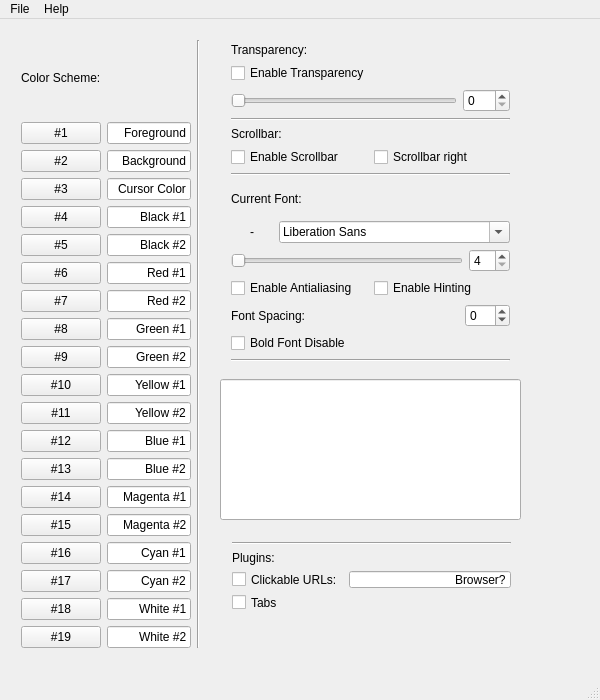
<?xml version="1.0" encoding="UTF-8"?>
<ui version="4.0">
 <class>URXVTConfig</class>
 <widget class="QMainWindow" name="URXVTConfig">
  <property name="geometry">
   <rect>
    <x>0</x>
    <y>0</y>
    <width>600</width>
    <height>700</height>
   </rect>
  </property>
  <property name="minimumSize">
   <size>
    <width>600</width>
    <height>700</height>
   </size>
  </property>
  <property name="maximumSize">
   <size>
    <width>600</width>
    <height>700</height>
   </size>
  </property>
  <property name="baseSize">
   <size>
    <width>600</width>
    <height>700</height>
   </size>
  </property>
  <property name="windowTitle">
   <string>URXVTConfig</string>
  </property>
  <widget class="QWidget" name="centralWidget">
   <widget class="QLineEdit" name="lineEditPreviewBackground">
    <property name="enabled">
     <bool>true</bool>
    </property>
    <property name="geometry">
     <rect>
      <x>220</x>
      <y>360</y>
      <width>301</width>
      <height>141</height>
     </rect>
    </property>
    <property name="readOnly">
     <bool>true</bool>
    </property>
   </widget>
   <widget class="QWidget" name="layoutWidget">
    <property name="geometry">
     <rect>
      <x>231</x>
      <y>371</y>
      <width>269</width>
      <height>18</height>
     </rect>
    </property>
    <layout class="QHBoxLayout" name="horizontalLayout_20">
     <item>
      <widget class="QLabel" name="labelPreviewRow1">
       <property name="text">
        <string>1.</string>
       </property>
      </widget>
     </item>
     <item>
      <widget class="QLabel" name="labelPreviewInclude">
       <property name="text">
        <string>#include</string>
       </property>
      </widget>
     </item>
     <item>
      <widget class="QLabel" name="labelPreviewHpp">
       <property name="text">
        <string>&quot;myHeader.hpp&quot;</string>
       </property>
      </widget>
     </item>
    </layout>
   </widget>
   <widget class="QWidget" name="layoutWidget">
    <property name="geometry">
     <rect>
      <x>231</x>
      <y>392</y>
      <width>269</width>
      <height>18</height>
     </rect>
    </property>
    <layout class="QHBoxLayout" name="horizontalLayout_21">
     <item>
      <widget class="QLabel" name="labelPreviewRow2">
       <property name="text">
        <string>2.</string>
       </property>
      </widget>
     </item>
     <item>
      <widget class="QLabel" name="labelPreviewUsing">
       <property name="text">
        <string>using</string>
       </property>
      </widget>
     </item>
     <item>
      <widget class="QLabel" name="labelPreviewNamespace">
       <property name="text">
        <string>namespace</string>
       </property>
      </widget>
     </item>
     <item>
      <widget class="QLabel" name="labelPreviewStd">
       <property name="text">
        <string>std;</string>
       </property>
      </widget>
     </item>
    </layout>
   </widget>
   <widget class="QWidget" name="layoutWidget">
    <property name="geometry">
     <rect>
      <x>231</x>
      <y>413</y>
      <width>269</width>
      <height>22</height>
     </rect>
    </property>
    <layout class="QHBoxLayout" name="horizontalLayout_22">
     <item>
      <widget class="QLabel" name="labelPreviewRow3">
       <property name="text">
        <string>3.</string>
       </property>
      </widget>
     </item>
     <item>
      <spacer name="horizontalSpacer">
       <property name="orientation">
        <enum>Qt::Horizontal</enum>
       </property>
       <property name="sizeHint" stdset="0">
        <size>
         <width>40</width>
         <height>20</height>
        </size>
       </property>
      </spacer>
     </item>
     <item>
      <widget class="QLabel" name="labelPreviewInt">
       <property name="text">
        <string>int</string>
       </property>
      </widget>
     </item>
     <item>
      <widget class="QLabel" name="labelPreviewMain">
       <property name="text">
        <string>main() {</string>
       </property>
      </widget>
     </item>
    </layout>
   </widget>
   <widget class="QWidget" name="layoutWidget">
    <property name="geometry">
     <rect>
      <x>231</x>
      <y>434</y>
      <width>281</width>
      <height>18</height>
     </rect>
    </property>
    <layout class="QHBoxLayout" name="horizontalLayout_23">
     <item>
      <widget class="QLabel" name="labelPreviewRow4">
       <property name="text">
        <string>4.</string>
       </property>
      </widget>
     </item>
     <item>
      <widget class="QLabel" name="labelPreviewComment">
       <property name="text">
        <string>// this is the best piece of code ever</string>
       </property>
      </widget>
     </item>
    </layout>
   </widget>
   <widget class="QWidget" name="layoutWidget">
    <property name="geometry">
     <rect>
      <x>231</x>
      <y>455</y>
      <width>269</width>
      <height>22</height>
     </rect>
    </property>
    <layout class="QHBoxLayout" name="horizontalLayout_24">
     <item>
      <widget class="QLabel" name="labelPreviewRow5">
       <property name="text">
        <string>5.</string>
       </property>
      </widget>
     </item>
     <item>
      <spacer name="horizontalSpacer_2">
       <property name="orientation">
        <enum>Qt::Horizontal</enum>
       </property>
       <property name="sizeHint" stdset="0">
        <size>
         <width>28</width>
         <height>20</height>
        </size>
       </property>
      </spacer>
     </item>
     <item>
      <widget class="QLabel" name="labelPreviewFloat">
       <property name="text">
        <string>float</string>
       </property>
      </widget>
     </item>
     <item>
      <widget class="QLabel" name="labelPreviewFloatName">
       <property name="text">
        <string>myFloat =</string>
       </property>
      </widget>
     </item>
     <item>
      <widget class="QLabel" name="labelPreviewFloatValue">
       <property name="text">
        <string>23.04f</string>
       </property>
      </widget>
     </item>
     <item>
      <widget class="QLabel" name="labelPreviewFloatEnd">
       <property name="text">
        <string>;</string>
       </property>
      </widget>
     </item>
    </layout>
   </widget>
   <widget class="QWidget" name="layoutWidget">
    <property name="geometry">
     <rect>
      <x>231</x>
      <y>476</y>
      <width>269</width>
      <height>18</height>
     </rect>
    </property>
    <layout class="QHBoxLayout" name="horizontalLayout_25">
     <item>
      <widget class="QLabel" name="labelPreviewRow6">
       <property name="text">
        <string>6.</string>
       </property>
      </widget>
     </item>
     <item>
      <widget class="QLabel" name="labelPreviewEnd">
       <property name="text">
        <string>}</string>
       </property>
      </widget>
     </item>
    </layout>
   </widget>
   <widget class="QWidget" name="layoutWidget">
    <property name="geometry">
     <rect>
      <x>10</x>
      <y>10</y>
      <width>201</width>
      <height>630</height>
     </rect>
    </property>
    <layout class="QHBoxLayout" name="horizontalLayout_26">
     <item>
      <layout class="QGridLayout" name="gridLayout">
       <item row="0" column="0">
        <widget class="QLabel" name="labelColors">
         <property name="text">
          <string>Color Scheme:</string>
         </property>
        </widget>
       </item>
       <item row="1" column="0">
        <layout class="QVBoxLayout" name="verticalLayout">
         <item>
          <layout class="QHBoxLayout" name="horizontalLayout">
           <item>
            <widget class="QPushButton" name="pushButtonColor1">
             <property name="text">
              <string>#1</string>
             </property>
            </widget>
           </item>
           <item>
            <widget class="QLineEdit" name="lineEditColor1">
             <property name="text">
              <string>Foreground</string>
             </property>
             <property name="alignment">
              <set>Qt::AlignRight|Qt::AlignTrailing|Qt::AlignVCenter</set>
             </property>
            </widget>
           </item>
          </layout>
         </item>
         <item>
          <layout class="QHBoxLayout" name="horizontalLayout_2">
           <item>
            <widget class="QPushButton" name="pushButtonColor2">
             <property name="text">
              <string>#2</string>
             </property>
            </widget>
           </item>
           <item>
            <widget class="QLineEdit" name="lineEditColor2">
             <property name="text">
              <string>Background</string>
             </property>
             <property name="alignment">
              <set>Qt::AlignRight|Qt::AlignTrailing|Qt::AlignVCenter</set>
             </property>
            </widget>
           </item>
          </layout>
         </item>
         <item>
          <layout class="QHBoxLayout" name="horizontalLayout_3">
           <item>
            <widget class="QPushButton" name="pushButtonColor3">
             <property name="text">
              <string>#3</string>
             </property>
            </widget>
           </item>
           <item>
            <widget class="QLineEdit" name="lineEditColor3">
             <property name="text">
              <string>Cursor Color</string>
             </property>
             <property name="alignment">
              <set>Qt::AlignRight|Qt::AlignTrailing|Qt::AlignVCenter</set>
             </property>
            </widget>
           </item>
          </layout>
         </item>
         <item>
          <layout class="QHBoxLayout" name="horizontalLayout_4">
           <item>
            <widget class="QPushButton" name="pushButtonColor4">
             <property name="text">
              <string>#4</string>
             </property>
            </widget>
           </item>
           <item>
            <widget class="QLineEdit" name="lineEditColor4">
             <property name="text">
              <string>Black #1</string>
             </property>
             <property name="alignment">
              <set>Qt::AlignRight|Qt::AlignTrailing|Qt::AlignVCenter</set>
             </property>
            </widget>
           </item>
          </layout>
         </item>
         <item>
          <layout class="QHBoxLayout" name="horizontalLayout_5">
           <item>
            <widget class="QPushButton" name="pushButtonColor5">
             <property name="text">
              <string>#5</string>
             </property>
            </widget>
           </item>
           <item>
            <widget class="QLineEdit" name="lineEditColor5">
             <property name="text">
              <string>Black #2</string>
             </property>
             <property name="alignment">
              <set>Qt::AlignRight|Qt::AlignTrailing|Qt::AlignVCenter</set>
             </property>
            </widget>
           </item>
          </layout>
         </item>
         <item>
          <layout class="QHBoxLayout" name="horizontalLayout_6">
           <item>
            <widget class="QPushButton" name="pushButtonColor6">
             <property name="text">
              <string>#6</string>
             </property>
            </widget>
           </item>
           <item>
            <widget class="QLineEdit" name="lineEditColor6">
             <property name="text">
              <string>Red #1</string>
             </property>
             <property name="alignment">
              <set>Qt::AlignRight|Qt::AlignTrailing|Qt::AlignVCenter</set>
             </property>
            </widget>
           </item>
          </layout>
         </item>
         <item>
          <layout class="QHBoxLayout" name="horizontalLayout_7">
           <item>
            <widget class="QPushButton" name="pushButtonColor7">
             <property name="text">
              <string>#7</string>
             </property>
            </widget>
           </item>
           <item>
            <widget class="QLineEdit" name="lineEditColor7">
             <property name="text">
              <string>Red #2</string>
             </property>
             <property name="alignment">
              <set>Qt::AlignRight|Qt::AlignTrailing|Qt::AlignVCenter</set>
             </property>
            </widget>
           </item>
          </layout>
         </item>
         <item>
          <layout class="QHBoxLayout" name="horizontalLayout_8">
           <item>
            <widget class="QPushButton" name="pushButtonColor8">
             <property name="text">
              <string>#8</string>
             </property>
            </widget>
           </item>
           <item>
            <widget class="QLineEdit" name="lineEditColor8">
             <property name="text">
              <string>Green #1</string>
             </property>
             <property name="alignment">
              <set>Qt::AlignRight|Qt::AlignTrailing|Qt::AlignVCenter</set>
             </property>
            </widget>
           </item>
          </layout>
         </item>
         <item>
          <layout class="QHBoxLayout" name="horizontalLayout_9">
           <item>
            <widget class="QPushButton" name="pushButtonColor9">
             <property name="text">
              <string>#9</string>
             </property>
            </widget>
           </item>
           <item>
            <widget class="QLineEdit" name="lineEditColor9">
             <property name="text">
              <string>Green #2</string>
             </property>
             <property name="alignment">
              <set>Qt::AlignRight|Qt::AlignTrailing|Qt::AlignVCenter</set>
             </property>
            </widget>
           </item>
          </layout>
         </item>
         <item>
          <layout class="QHBoxLayout" name="horizontalLayout_10">
           <item>
            <widget class="QPushButton" name="pushButtonColor10">
             <property name="text">
              <string>#10</string>
             </property>
            </widget>
           </item>
           <item>
            <widget class="QLineEdit" name="lineEditColor10">
             <property name="text">
              <string>Yellow #1</string>
             </property>
             <property name="alignment">
              <set>Qt::AlignRight|Qt::AlignTrailing|Qt::AlignVCenter</set>
             </property>
            </widget>
           </item>
          </layout>
         </item>
         <item>
          <layout class="QHBoxLayout" name="horizontalLayout_11">
           <item>
            <widget class="QPushButton" name="pushButtonColor11">
             <property name="text">
              <string>#11</string>
             </property>
            </widget>
           </item>
           <item>
            <widget class="QLineEdit" name="lineEditColor11">
             <property name="text">
              <string>Yellow #2</string>
             </property>
             <property name="alignment">
              <set>Qt::AlignRight|Qt::AlignTrailing|Qt::AlignVCenter</set>
             </property>
            </widget>
           </item>
          </layout>
         </item>
         <item>
          <layout class="QHBoxLayout" name="horizontalLayout_12">
           <item>
            <widget class="QPushButton" name="pushButtonColor12">
             <property name="text">
              <string>#12</string>
             </property>
            </widget>
           </item>
           <item>
            <widget class="QLineEdit" name="lineEditColor12">
             <property name="text">
              <string>Blue #1</string>
             </property>
             <property name="alignment">
              <set>Qt::AlignRight|Qt::AlignTrailing|Qt::AlignVCenter</set>
             </property>
            </widget>
           </item>
          </layout>
         </item>
         <item>
          <layout class="QHBoxLayout" name="horizontalLayout_13">
           <item>
            <widget class="QPushButton" name="pushButtonColor13">
             <property name="text">
              <string>#13</string>
             </property>
            </widget>
           </item>
           <item>
            <widget class="QLineEdit" name="lineEditColor13">
             <property name="text">
              <string>Blue #2</string>
             </property>
             <property name="alignment">
              <set>Qt::AlignRight|Qt::AlignTrailing|Qt::AlignVCenter</set>
             </property>
            </widget>
           </item>
          </layout>
         </item>
         <item>
          <layout class="QHBoxLayout" name="horizontalLayout_14">
           <item>
            <widget class="QPushButton" name="pushButtonColor14">
             <property name="text">
              <string>#14</string>
             </property>
            </widget>
           </item>
           <item>
            <widget class="QLineEdit" name="lineEditColor14">
             <property name="text">
              <string>Magenta #1</string>
             </property>
             <property name="alignment">
              <set>Qt::AlignRight|Qt::AlignTrailing|Qt::AlignVCenter</set>
             </property>
            </widget>
           </item>
          </layout>
         </item>
         <item>
          <layout class="QHBoxLayout" name="horizontalLayout_15">
           <item>
            <widget class="QPushButton" name="pushButtonColor15">
             <property name="text">
              <string>#15</string>
             </property>
            </widget>
           </item>
           <item>
            <widget class="QLineEdit" name="lineEditColor15">
             <property name="text">
              <string>Magenta #2</string>
             </property>
             <property name="alignment">
              <set>Qt::AlignRight|Qt::AlignTrailing|Qt::AlignVCenter</set>
             </property>
            </widget>
           </item>
          </layout>
         </item>
         <item>
          <layout class="QHBoxLayout" name="horizontalLayout_16">
           <item>
            <widget class="QPushButton" name="pushButtonColor16">
             <property name="text">
              <string>#16</string>
             </property>
            </widget>
           </item>
           <item>
            <widget class="QLineEdit" name="lineEditColor16">
             <property name="text">
              <string>Cyan #1</string>
             </property>
             <property name="alignment">
              <set>Qt::AlignRight|Qt::AlignTrailing|Qt::AlignVCenter</set>
             </property>
            </widget>
           </item>
          </layout>
         </item>
         <item>
          <layout class="QHBoxLayout" name="horizontalLayout_17">
           <item>
            <widget class="QPushButton" name="pushButtonColor17">
             <property name="text">
              <string>#17</string>
             </property>
            </widget>
           </item>
           <item>
            <widget class="QLineEdit" name="lineEditColor17">
             <property name="text">
              <string>Cyan #2</string>
             </property>
             <property name="alignment">
              <set>Qt::AlignRight|Qt::AlignTrailing|Qt::AlignVCenter</set>
             </property>
            </widget>
           </item>
          </layout>
         </item>
         <item>
          <layout class="QHBoxLayout" name="horizontalLayout_18">
           <item>
            <widget class="QPushButton" name="pushButtonColor18">
             <property name="text">
              <string>#18</string>
             </property>
            </widget>
           </item>
           <item>
            <widget class="QLineEdit" name="lineEditColor18">
             <property name="text">
              <string>White #1</string>
             </property>
             <property name="alignment">
              <set>Qt::AlignRight|Qt::AlignTrailing|Qt::AlignVCenter</set>
             </property>
            </widget>
           </item>
          </layout>
         </item>
         <item>
          <layout class="QHBoxLayout" name="horizontalLayout_19">
           <item>
            <widget class="QPushButton" name="pushButtonColor19">
             <property name="text">
              <string>#19</string>
             </property>
            </widget>
           </item>
           <item>
            <widget class="QLineEdit" name="lineEditColor19">
             <property name="text">
              <string>White #2</string>
             </property>
             <property name="alignment">
              <set>Qt::AlignRight|Qt::AlignTrailing|Qt::AlignVCenter</set>
             </property>
            </widget>
           </item>
          </layout>
         </item>
        </layout>
       </item>
      </layout>
     </item>
     <item>
      <widget class="Line" name="line">
       <property name="orientation">
        <enum>Qt::Vertical</enum>
       </property>
      </widget>
     </item>
    </layout>
   </widget>
   <widget class="QWidget" name="layoutWidget">
    <property name="geometry">
     <rect>
      <x>220</x>
      <y>13</y>
      <width>301</width>
      <height>341</height>
     </rect>
    </property>
    <layout class="QGridLayout" name="gridLayout_5">
     <item row="0" column="0">
      <layout class="QVBoxLayout" name="verticalLayout_2">
       <item>
        <widget class="QLabel" name="labelTransparency">
         <property name="text">
          <string>Transparency:</string>
         </property>
        </widget>
       </item>
       <item>
        <widget class="QCheckBox" name="checkBoxTransparencyEnabled">
         <property name="text">
          <string>Enable Transparency</string>
         </property>
        </widget>
       </item>
       <item>
        <layout class="QHBoxLayout" name="horizontalLayout_27">
         <item>
          <widget class="QSlider" name="horizontalSliderShading">
           <property name="orientation">
            <enum>Qt::Horizontal</enum>
           </property>
          </widget>
         </item>
         <item>
          <widget class="QSpinBox" name="spinBoxShading">
           <property name="maximum">
            <number>100</number>
           </property>
          </widget>
         </item>
        </layout>
       </item>
      </layout>
     </item>
     <item row="1" column="0">
      <widget class="Line" name="line_2">
       <property name="orientation">
        <enum>Qt::Horizontal</enum>
       </property>
      </widget>
     </item>
     <item row="2" column="0">
      <layout class="QGridLayout" name="gridLayout_2">
       <item row="0" column="0">
        <widget class="QLabel" name="labelScrollbar">
         <property name="text">
          <string>Scrollbar:</string>
         </property>
        </widget>
       </item>
       <item row="1" column="0">
        <layout class="QHBoxLayout" name="horizontalLayout_28">
         <item>
          <widget class="QCheckBox" name="checkBoxScrollbarEnabled">
           <property name="text">
            <string>Enable Scrollbar</string>
           </property>
          </widget>
         </item>
         <item>
          <widget class="QCheckBox" name="checkBoxScrollbarRight">
           <property name="text">
            <string>Scrollbar right</string>
           </property>
          </widget>
         </item>
        </layout>
       </item>
      </layout>
     </item>
     <item row="3" column="0">
      <widget class="Line" name="line_3">
       <property name="orientation">
        <enum>Qt::Horizontal</enum>
       </property>
      </widget>
     </item>
     <item row="4" column="0">
      <widget class="QLabel" name="labelFont">
       <property name="text">
        <string>Current Font:</string>
       </property>
      </widget>
     </item>
     <item row="5" column="0">
      <layout class="QHBoxLayout" name="horizontalLayout_29">
       <item>
        <widget class="QLabel" name="labelCurrentFont">
         <property name="text">
          <string>-</string>
         </property>
         <property name="alignment">
          <set>Qt::AlignCenter</set>
         </property>
        </widget>
       </item>
       <item>
        <widget class="QFontComboBox" name="fontComboBox"/>
       </item>
      </layout>
     </item>
     <item row="6" column="0">
      <layout class="QHBoxLayout" name="horizontalLayout_30">
       <item>
        <widget class="QSlider" name="horizontalSliderFontSize">
         <property name="orientation">
          <enum>Qt::Horizontal</enum>
         </property>
        </widget>
       </item>
       <item>
        <widget class="QSpinBox" name="spinBoxFontSize">
         <property name="minimum">
          <number>4</number>
         </property>
         <property name="maximum">
          <number>50</number>
         </property>
        </widget>
       </item>
      </layout>
     </item>
     <item row="7" column="0">
      <layout class="QHBoxLayout" name="horizontalLayout_31">
       <item>
        <widget class="QCheckBox" name="checkBoxFontAntialiasing">
         <property name="text">
          <string>Enable Antialiasing</string>
         </property>
        </widget>
       </item>
       <item>
        <widget class="QCheckBox" name="checkBoxFontHinting">
         <property name="text">
          <string>Enable Hinting</string>
         </property>
        </widget>
       </item>
      </layout>
     </item>
     <item row="8" column="0">
      <layout class="QHBoxLayout" name="horizontalLayout_33">
       <item>
        <widget class="QLabel" name="labelFontSpacing">
         <property name="frameShape">
          <enum>QFrame::NoFrame</enum>
         </property>
         <property name="text">
          <string>Font Spacing:</string>
         </property>
        </widget>
       </item>
       <item>
        <spacer name="horizontalSpacer_3">
         <property name="orientation">
          <enum>Qt::Horizontal</enum>
         </property>
         <property name="sizeHint" stdset="0">
          <size>
           <width>40</width>
           <height>20</height>
          </size>
         </property>
        </spacer>
       </item>
       <item>
        <widget class="QSpinBox" name="spinBoxFontSpacing">
         <property name="minimumSize">
          <size>
           <width>40</width>
           <height>0</height>
          </size>
         </property>
         <property name="baseSize">
          <size>
           <width>50</width>
           <height>0</height>
          </size>
         </property>
         <property name="minimum">
          <number>-20</number>
         </property>
         <property name="maximum">
          <number>20</number>
         </property>
        </widget>
       </item>
      </layout>
     </item>
     <item row="9" column="0">
      <widget class="QCheckBox" name="checkBoxFontBoldDisable">
       <property name="text">
        <string>Bold Font Disable</string>
       </property>
      </widget>
     </item>
     <item row="10" column="0">
      <widget class="Line" name="line_4">
       <property name="orientation">
        <enum>Qt::Horizontal</enum>
       </property>
      </widget>
     </item>
    </layout>
   </widget>
   <widget class="QWidget" name="layoutWidget">
    <property name="geometry">
     <rect>
      <x>221</x>
      <y>512</y>
      <width>301</width>
      <height>91</height>
     </rect>
    </property>
    <layout class="QGridLayout" name="gridLayout_3">
     <item row="0" column="0">
      <widget class="Line" name="line_5">
       <property name="orientation">
        <enum>Qt::Horizontal</enum>
       </property>
      </widget>
     </item>
     <item row="1" column="0">
      <widget class="QLabel" name="labelPlugins">
       <property name="text">
        <string>Plugins:</string>
       </property>
      </widget>
     </item>
     <item row="2" column="0">
      <layout class="QHBoxLayout" name="horizontalLayout_32">
       <item>
        <widget class="QCheckBox" name="checkBoxClickableUrls">
         <property name="text">
          <string>Clickable URLs:</string>
         </property>
        </widget>
       </item>
       <item>
        <widget class="QLineEdit" name="lineEditBrowser">
         <property name="text">
          <string>Browser?</string>
         </property>
         <property name="alignment">
          <set>Qt::AlignRight|Qt::AlignTrailing|Qt::AlignVCenter</set>
         </property>
        </widget>
       </item>
      </layout>
     </item>
     <item row="3" column="0">
      <widget class="QCheckBox" name="checkBoxTabs">
       <property name="text">
        <string>Tabs</string>
       </property>
      </widget>
     </item>
    </layout>
   </widget>
  </widget>
  <widget class="QMenuBar" name="menuBar">
   <property name="geometry">
    <rect>
     <x>0</x>
     <y>0</y>
     <width>600</width>
     <height>21</height>
    </rect>
   </property>
   <widget class="QMenu" name="menuFile">
    <property name="title">
     <string>File</string>
    </property>
    <widget class="QMenu" name="menuTheme_Browser">
     <property name="title">
      <string>Theme Browser</string>
     </property>
     <addaction name="actionSolarized_Dark"/>
     <addaction name="actionSolarized_Light"/>
     <addaction name="separator"/>
     <addaction name="actionGreyscale_Dark"/>
     <addaction name="actionGreyscale_Light"/>
     <addaction name="separator"/>
     <addaction name="actionCodeschool_Dark"/>
     <addaction name="actionCodeschool_Light"/>
     <addaction name="separator"/>
     <addaction name="actionEmbers_Dark"/>
     <addaction name="actionEmbers_Light"/>
    </widget>
    <addaction name="actionNew"/>
    <addaction name="separator"/>
    <addaction name="actionOpen"/>
    <addaction name="actionSave"/>
    <addaction name="separator"/>
    <addaction name="actionFrom_File"/>
    <addaction name="menuTheme_Browser"/>
    <addaction name="separator"/>
    <addaction name="actionQuit"/>
   </widget>
   <widget class="QMenu" name="menuHelp">
    <property name="title">
     <string>Help</string>
    </property>
    <addaction name="actionHelp"/>
    <addaction name="separator"/>
    <addaction name="actionAbout"/>
   </widget>
   <addaction name="menuFile"/>
   <addaction name="menuHelp"/>
  </widget>
  <widget class="QStatusBar" name="statusBar"/>
  <action name="actionNew">
   <property name="text">
    <string>New</string>
   </property>
  </action>
  <action name="actionOpen">
   <property name="text">
    <string>Load</string>
   </property>
   <property name="toolTip">
    <string>Load</string>
   </property>
  </action>
  <action name="actionSave">
   <property name="text">
    <string>Save</string>
   </property>
  </action>
  <action name="actionQuit">
   <property name="text">
    <string>Quit</string>
   </property>
  </action>
  <action name="actionHelp">
   <property name="text">
    <string>Help</string>
   </property>
  </action>
  <action name="actionAbout">
   <property name="text">
    <string>About</string>
   </property>
  </action>
  <action name="actionFrom_File">
   <property name="text">
    <string>From File...</string>
   </property>
  </action>
  <action name="actionSolarized_Dark">
   <property name="text">
    <string>Solarized Dark</string>
   </property>
  </action>
  <action name="actionSolarized_Light">
   <property name="text">
    <string>Solarized Light</string>
   </property>
  </action>
  <action name="actionGreyscale_Dark">
   <property name="text">
    <string>Greyscale Dark</string>
   </property>
  </action>
  <action name="actionGreyscale_Light">
   <property name="text">
    <string>Greyscale Light</string>
   </property>
  </action>
  <action name="actionCodeschool_Dark">
   <property name="text">
    <string>Codeschool Dark</string>
   </property>
  </action>
  <action name="actionCodeschool_Light">
   <property name="text">
    <string>Codeschool Light</string>
   </property>
  </action>
  <action name="actionEmbers_Dark">
   <property name="text">
    <string>Embers Dark</string>
   </property>
  </action>
  <action name="actionEmbers_Light">
   <property name="text">
    <string>Embers Light</string>
   </property>
  </action>
 </widget>
 <layoutdefault spacing="6" margin="11"/>
 <resources/>
 <connections/>
</ui>
